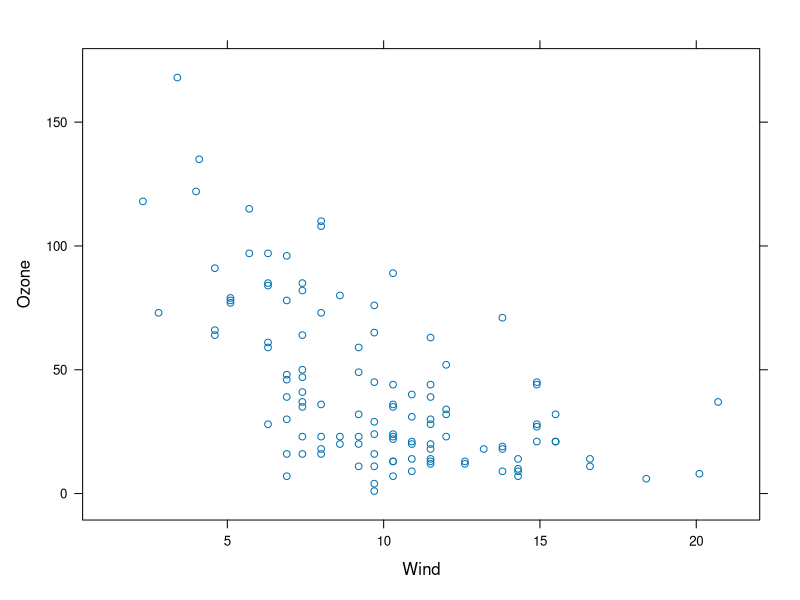
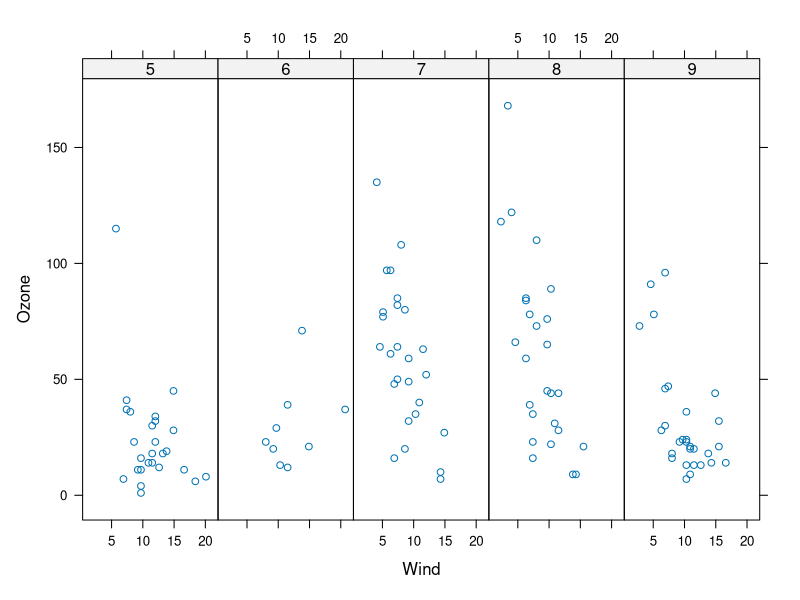
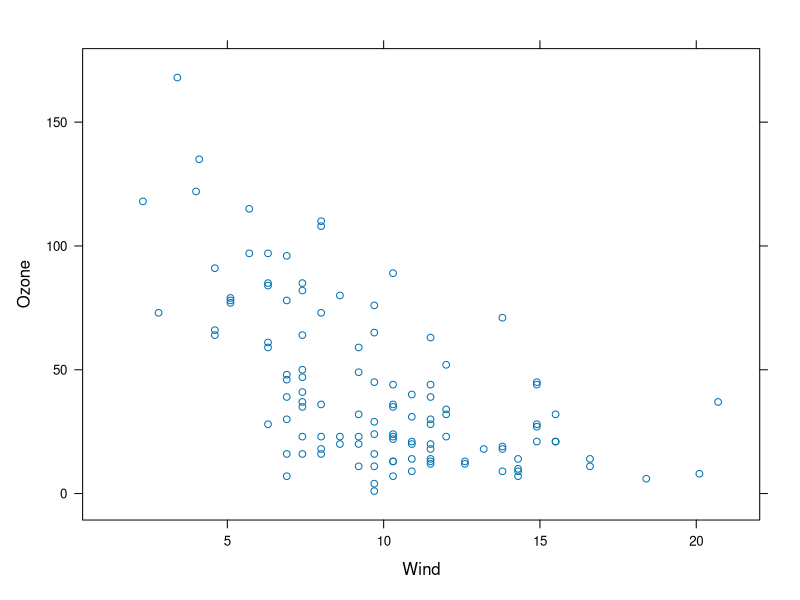
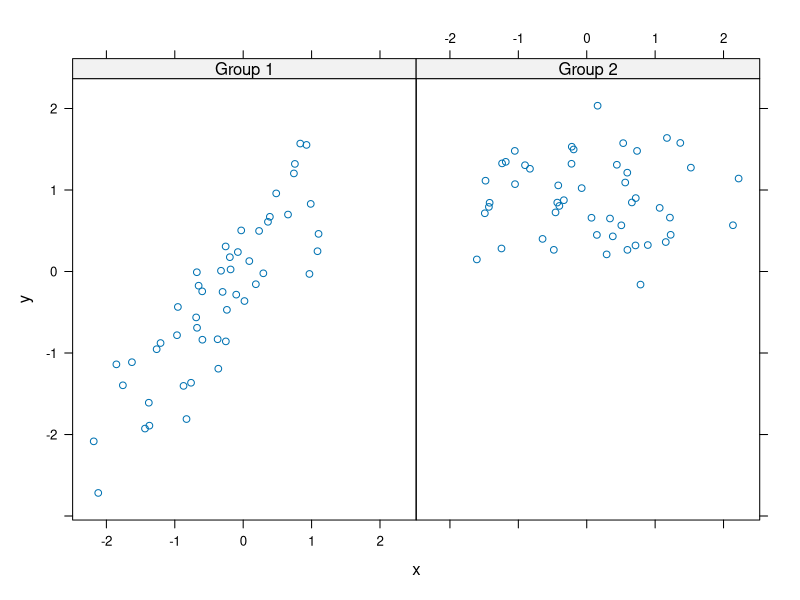
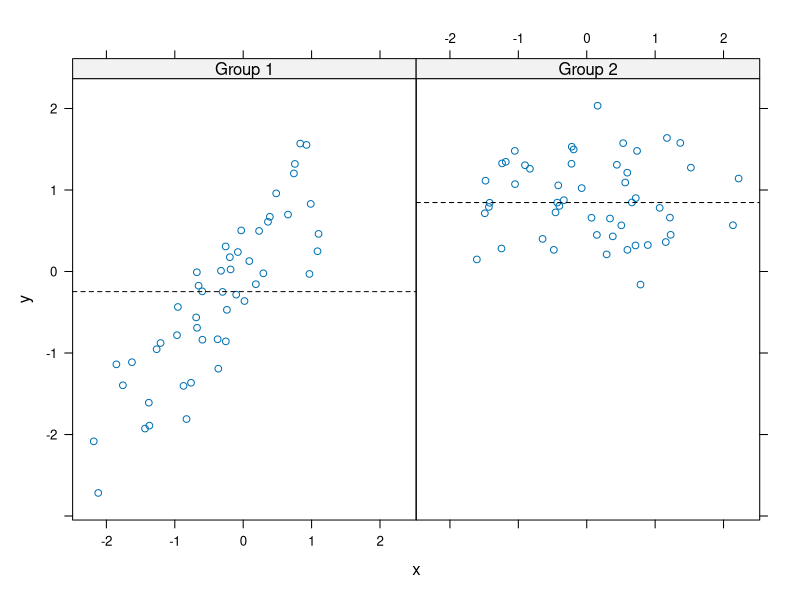
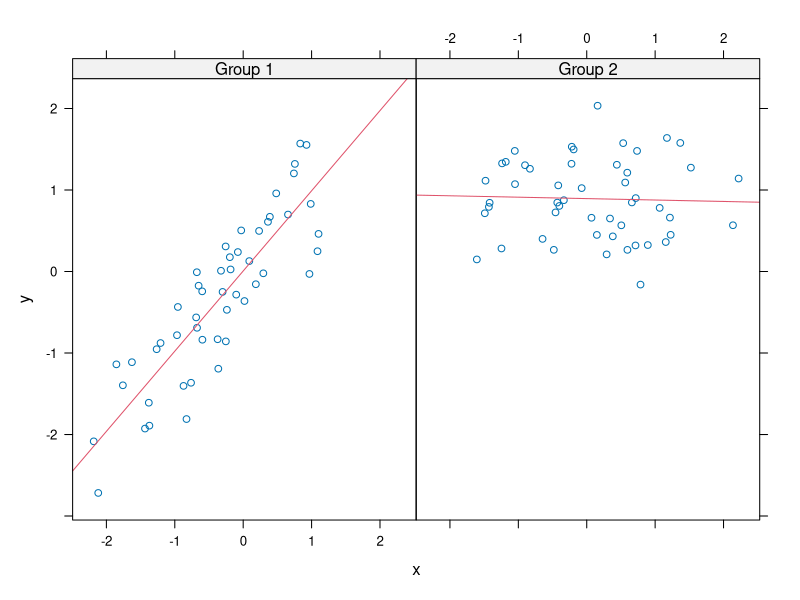
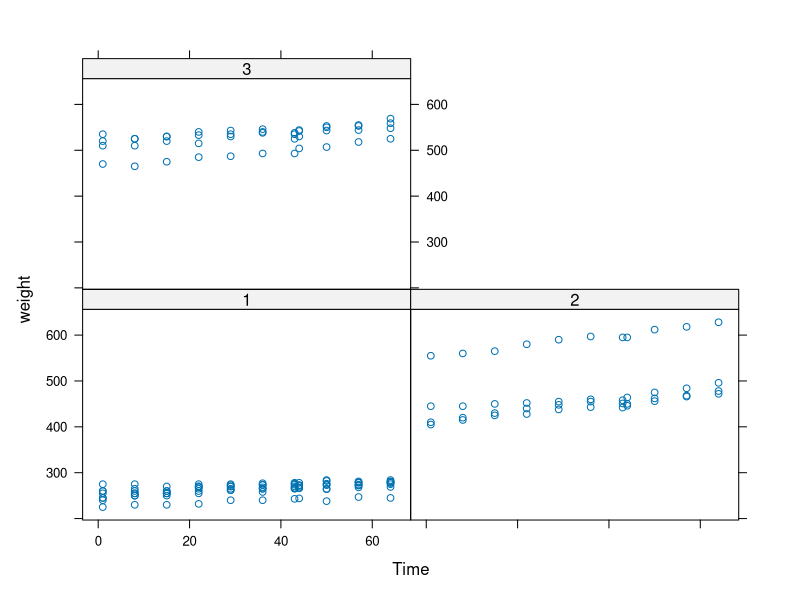
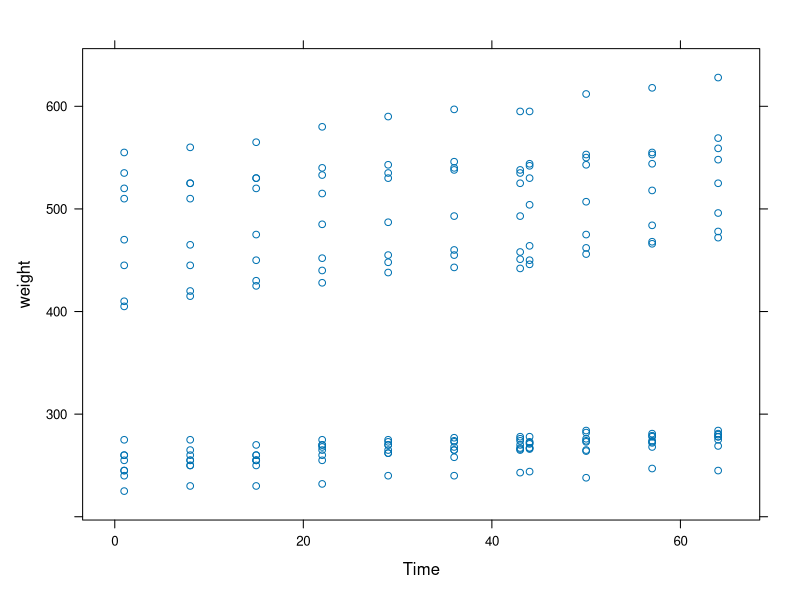

Generate these figures, in order, with R:
library(lattice)
library(datasets)

# test data
str(airquality)
class(airquality)

# simple Lattice Plot
xyplot(Ozone ~ Wind, data = airquality )

## Convert 'Month' to a factor variable
airquality <- transform(airquality, Month = factor(Month))
xyplot(Ozone ~ Wind | Month, data = airquality, layout = c(5, 1))


p <- xyplot(Ozone ~ Wind, data = airquality) ## Nothing happens!
print(p) ## Plot appears


# Lattice Panel Functions
set.seed(10)
x <- rnorm(100)
f <- rep(0:1, each = 50)
y <- x + f - f * x + rnorm(100, sd = 0.5)
f <- factor(f, labels = c("Group 1", "Group 2"))
xyplot(y ~ x | f, layout = c(2, 1)) ## Plot with 2 panels

## Custom panel function
xyplot(y ~ x | f, panel = function(x, y, ...) {
        panel.xyplot(x, y, ...) ## First call the default panel function for 'xyplot'
        panel.abline(h = median(y), lty = 2) ## Add a horizontal line at the median
})

## Custom panel function
xyplot(y ~ x | f, panel = function(x, y, ...) {
        panel.xyplot(x, y, ...) ## First call default panel function
        panel.lmline(x, y, col = 2) ## Overlay a simple linear regression line
})


library(nlme)
library(lattice)
xyplot(weight ~ Time | Diet, BodyWeight)

summary(BodyWeight)
str(BodyWeight)

xyplot(weight ~ Time, BodyWeight)
panel.lmline(time, weight, col=2) ## Overlay a simple linear regression line
